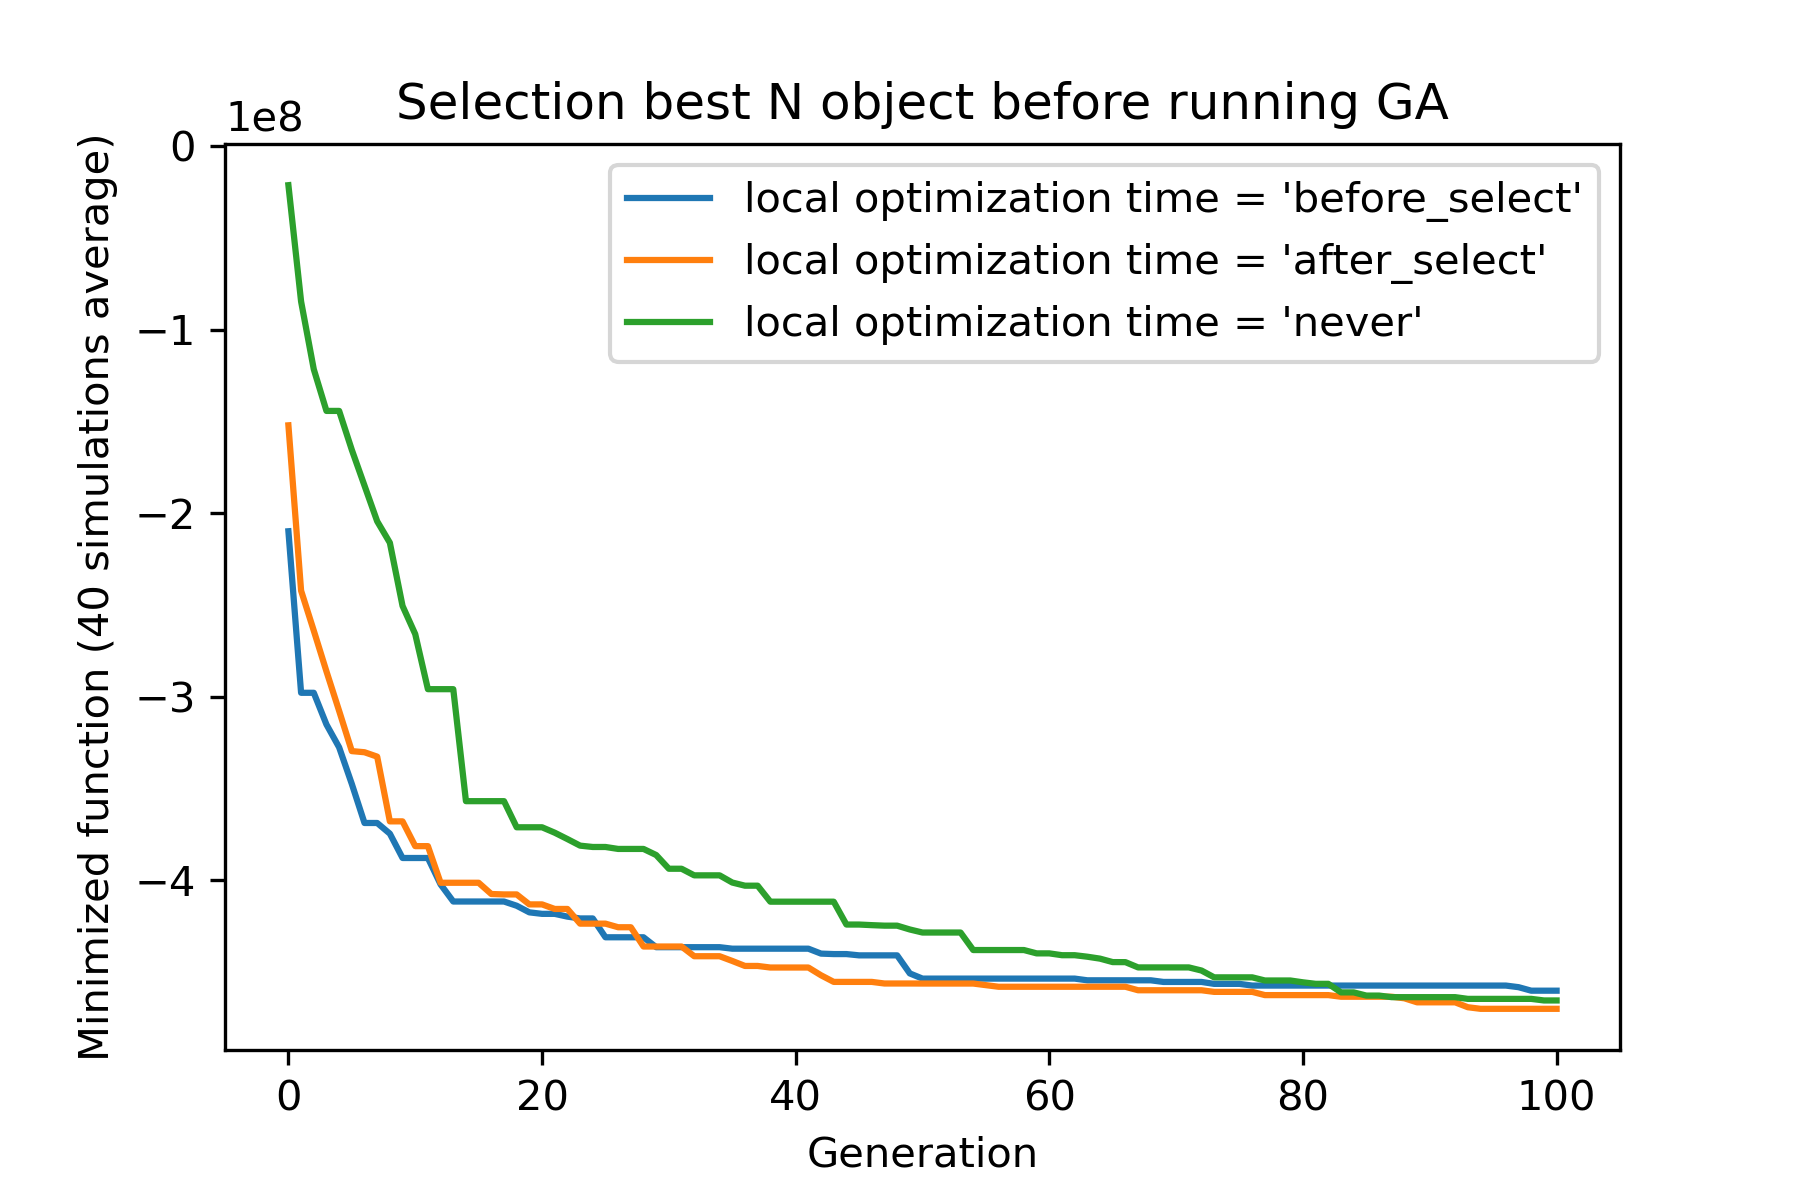

The Python source for this figure:
# -*- coding: utf-8 -*-
"""
Created on Mon Dec  7 19:14:48 2020

@author: qtckp
"""

import sys
sys.path.append('..')


import numpy as np
import matplotlib.pyplot as plt

from DiscreteHillClimbing import Hill_Climbing_descent

from geneticalgorithm2 import geneticalgorithm2 as ga
from geneticalgorithm2 import Population_initializer


def f(arr):
    arr2 = arr/25
    return -np.sum(arr2*np.sin(np.sqrt(np.abs(arr2))))**5 + np.sum(np.abs(arr2))**2

iterations = 100    
    
varbound = np.array([[-100, 100]]*15)

available_values = [np.arange(-100, 101)]*15


my_local_optimizer = lambda arr, score: Hill_Climbing_descent(function = f, available_predictors_values=available_values, max_function_evals=50, start_solution=arr )


model = ga(function=f, dimension=varbound.shape[0], 
           variable_type='int', 
           variable_boundaries = varbound,
           algorithm_parameters={
               'max_num_iteration': iterations,
               'population_size': 400
               })


for time in ('before_select', 'after_select', 'never'):
    

    model.run(no_plot = True,
                  population_initializer = Population_initializer(
                      select_best_of = 3,
                      local_optimization_step = time,
                      local_optimizer = my_local_optimizer
                      )
                  )

    
    plt.plot(model.report, label = f"local optimization time = '{time}'")


plt.xlabel('Generation')
plt.ylabel('Minimized function (40 simulations average)')
plt.title('Selection best N object before running GA')
plt.legend()

plt.savefig("init_local_opt.png", dpi = 300)
plt.show()

